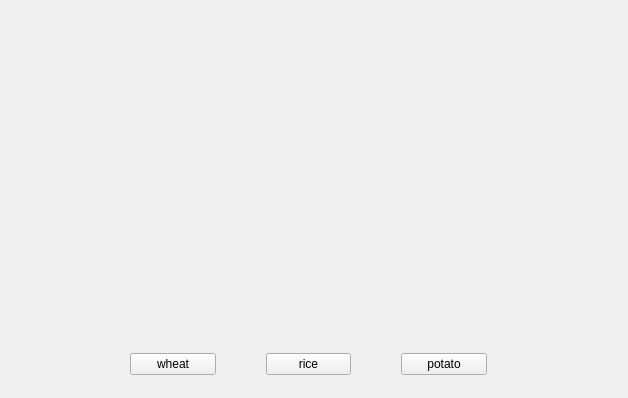
<?xml version="1.0" encoding="UTF-8"?>
<ui version="4.0">
 <class>Monitor</class>
 <widget class="QWidget" name="Monitor">
  <property name="geometry">
   <rect>
    <x>0</x>
    <y>0</y>
    <width>628</width>
    <height>398</height>
   </rect>
  </property>
  <property name="windowTitle">
   <string>Form</string>
  </property>
  <widget class="QLabel" name="piclabel">
   <property name="geometry">
    <rect>
     <x>170</x>
     <y>50</y>
     <width>261</width>
     <height>251</height>
    </rect>
   </property>
   <property name="text">
    <string/>
   </property>
  </widget>
  <widget class="QWidget" name="layoutWidget">
   <property name="geometry">
    <rect>
     <x>130</x>
     <y>350</y>
     <width>357</width>
     <height>29</height>
    </rect>
   </property>
   <layout class="QHBoxLayout" name="horizontalLayout">
    <property name="spacing">
     <number>50</number>
    </property>
    <item>
     <widget class="QPushButton" name="wheatpushButton">
      <property name="text">
       <string>wheat</string>
      </property>
     </widget>
    </item>
    <item>
     <widget class="QPushButton" name="ricepushButton">
      <property name="text">
       <string>rice</string>
      </property>
     </widget>
    </item>
    <item>
     <widget class="QPushButton" name="potatopushButton">
      <property name="text">
       <string>potato</string>
      </property>
     </widget>
    </item>
   </layout>
  </widget>
 </widget>
 <resources/>
 <connections/>
</ui>
